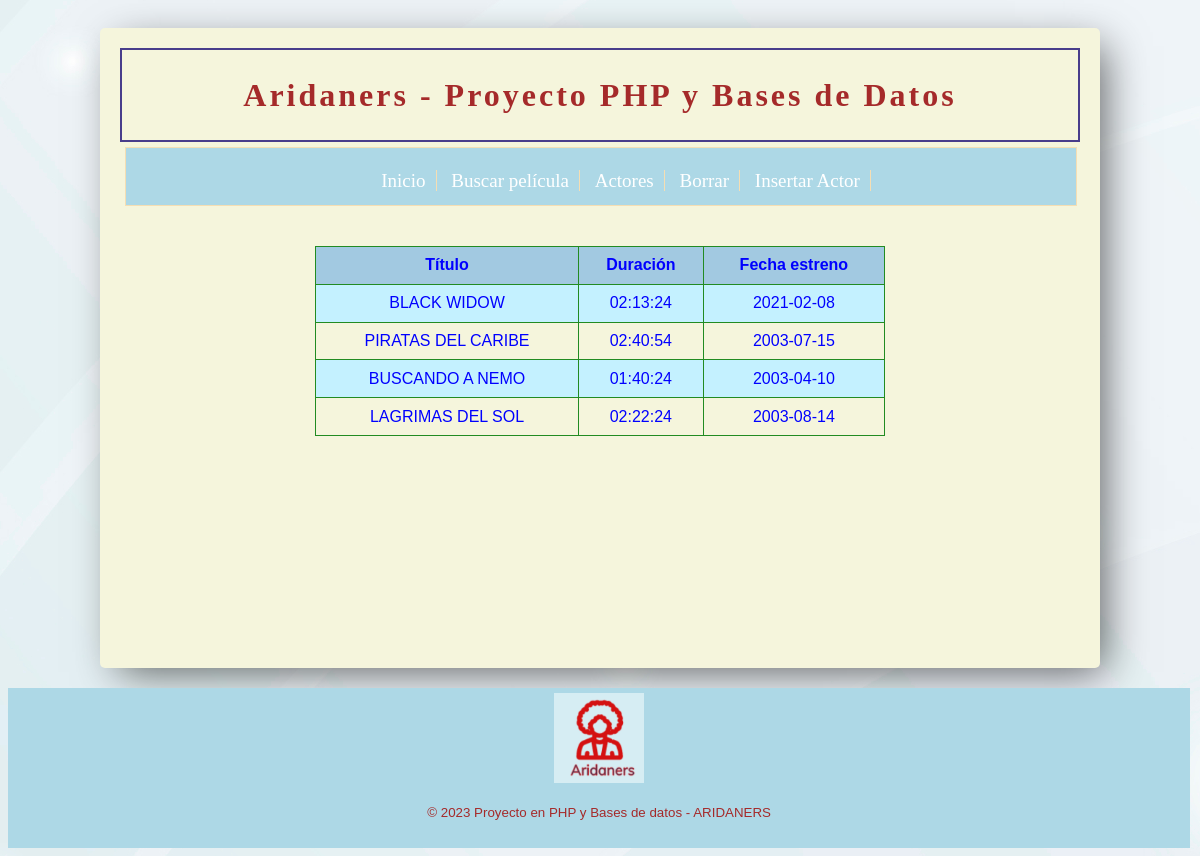
The page / on the database its author committed.
### tables this page shows
CREATE TABLE `peliculas` (
  `ID` varchar(2) NOT NULL,
  `TITULO` varchar(50) NOT NULL,
  `FECHESTRENO` date NOT NULL,
  `DURACION` time NOT NULL,
  `GENERO` varchar(50) NOT NULL,
  `RANGOEDAD` varchar(50) NOT NULL,
  `CODDIR` varchar(2) NOT NULL,
  `CODPROD` varchar(2) NOT NULL
);

### index.php (called while the page is built, shortened)
<?php
    require_once 'utils.php';
    require_once 'conexion.php';
    require_once 'modelo.php';
          $sql = "SELECT titulo,duracion,fechestreno FROM peliculas";
          $peliculas = obtenerPeliculas($conexion, $sql);
          include "vista_inicio.php";
?>

### modelo.php (called while the page is built, shortened)
<?php
      function obtenerPeliculas($conexion, $sql)
      {
          $resul = mysqli_query($conexion, $sql);
          $peliculas = [];
          while ($fila = mysqli_fetch_array($resul))
          {
              $peliculas[] = $fila;
          }
          return $peliculas;
      }
?>

### utils.php (called while the page is built, shortened)
<?php
      function filtrarDato($dato)
      {
          return htmlspecialchars(trim($dato));
      }
?>

### vista_inicio.php (the view, shortened to what this page needs)
<?php
    include "cabecera.php";
?>
<div id="tabla_inicio">
    <table><tr><th>Título</th><th>Duración</th><th>Fecha estreno</th></tr>
<?php
    foreach ($peliculas as $pelicula)
    {
        echo "<tr><td>".filtrarDato($pelicula['titulo'])."</td>";
        echo "<td>".filtrarDato($pelicula['duracion'])."</td>";
        echo "<td>".filtrarDato($pelicula['fechestreno'])."</td>";
        echo "</tr>\n";
    }
?>
    </table>
</div>
 <?php
    include "pie.php";
?>

### cabecera.php (shortened to what this page needs)
<!DOCTYPE html>
<html lang="es">
    <head>
        <link rel="stylesheet" type="text/css" href="css/estilo.css" />
    </head>
    <body>
    <div id="contenido">
        <div id="cabecera">
            <h1>Aridaners - Proyecto PHP y Bases de Datos</h1>
        </div>
        <div id="principal">
            <?php include $menu?>

### menu.php
 <div id="menu">
                <ul>
                    <li><a href="index.php">Inicio</a></li>
                    <li><a href="index.php?opcion=buscar">Buscar película</a></li>
                    <li><a href="index.php?opcion=actores">Actores</a></li>
                    <li><a href="index.php?opcion=borrar">Borrar</a></li>
                    <li><a href="index.php?opcion=inser">Insertar Actor</a></li>
                </ul>
</div>

### pie.php
    </div>
    </div>
    <div id="pie">
        <img src="imagenes/logo.png"/>
        <p class="copyright">
                &copy; <?php echo date("Y"); ?> Proyecto en PHP y Bases de datos - ARIDANERS
        </p>
     </div>
    </body>
</html>

### css/estilo.css (style rules this page uses)
body { background-image: url(../imagenes/fondo.jpg); background-position: 100%; color: blue; line-height: 1.5; font-family: "Century Gothic", "Gill Sans", Arial, sans-serif; font-size: 100%; text-align: center; display: flex; flex-direction: column; min-height: 100vh }
#contenido { width: 960px; background: beige; margin: 20px auto; padding: 20px; -moz-border-radius: 5px; -webkit-border-radius: 5px; border-radius: 5px; min-height: 600px; -webkit-box-shadow: 11px 11px 40px -7px rgba(0,0,0,0.61); -moz-box-shadow: 11px 11px 40px -7px rgba(0,0,0,0.61); box-shadow: 11px 11px 40px -7px rgba(0,0,0,0.61); }
#principal { padding: 5px; min-height: 400px; }
#cabecera { height: 90px; margin: 0 auto; background-color: transparent; border: 2px solid darkslateblue; }
#cabecera h1 { text-align: center; color: brown; font-family: "Rockwell"; letter-spacing: 3px; }
#menu { background-color: lightblue; border: 1px solid wheat; width: 100%; height: 3em; color: white; font-family: "Rockwell"; font-size: 19px; }
#menu a { color: white; text-decoration: none; }
#menu ul { list-style-type: none; text-align: center; }
#menu ul li { display: inline; border-right: 1px solid wheat; padding-right: 10px; padding-left: 10px; }
#pie { height: 150px; padding: 5px; color: brown; background-color: lightblue; width: 99%; margin-top: auto; }
#pie img { width: 90px; height: 90px; }
#pie p { text-align: center; font-size: smaller; }
h1, h2, h3, h4 { color: darkslategray; }
table { border: 1px solid forestgreen; border-collapse: collapse; margin: auto; margin-top: 40px; width: 60%; }
td, th { border: 1px solid forestgreen; padding: .4em .5em .4em .5em; vertical-align: top; text-align: center; }
tr:nth-child(even) { background-color: #C4F1FF; }
th { font-weight: bold; background-color: #a2c9e1; }
h1 { color: #036843; text-align: center; }

### rows shown on the page
peliculas: TITULO "BLACK WIDOW", DURACION "02:13:24", FECHESTRENO "2021-02-08"
peliculas: TITULO "PIRATAS DEL CARIBE", DURACION "02:40:54", FECHESTRENO "2003-07-15"
peliculas: TITULO "BUSCANDO A NEMO", DURACION "01:40:24", FECHESTRENO "2003-04-10"
peliculas: TITULO "LAGRIMAS DEL SOL", DURACION "02:22:24", FECHESTRENO "2003-08-14"
